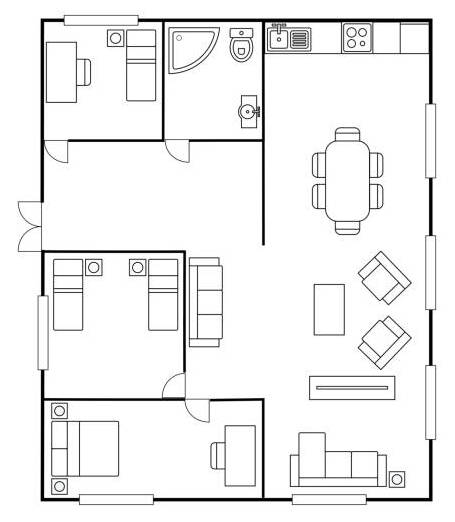
#> input picture software/web interface/assets/images/floor_plan_1_crop.jpg, 455 x 522 px
$ python navigation.py
#> lines starting #> are read from the running program, lines starting #| are printed output that depends on the picture; after the words box and inside, x2 and y2 are one past the last pixel; in counts of white or black regions, pixels touching at a corner belong together
import cv2
import numpy as np
import networkx as nx
import matplotlib.pyplot as plt
from rtree import index
from shapely.geometry import Polygon, LineString
from scipy.interpolate import make_interp_spline, splprep, splev
import pickle
from typing import Tuple, List, Literal, Callable
import json

MatLike = np.ndarray

class Indoor_Navigation:
    def __init__(self,
                 image_path: str,
                 name: str = None,
                 blur: List[Callable[[MatLike], MatLike]] = None,
                 threshold: List[Callable[[MatLike], MatLike]] = None,
                 grid_size: int = 10,
                 radius: int = 2.3):
        """
        A class that represents an indoor navigation system
        """
#> called with image_path = 'assets/images/floor_plan_1_crop.jpg', name = 'Demo floor plan', grid_size = 30, radius = 2.3
        self.name = name

        # Stage 1: Initial image processing
        self.image = cv2.imread(image_path, cv2.IMREAD_GRAYSCALE)
#> self.image: shape (522, 455); min 0, max 255, mean 240

        # Add margins to the image to avoid contours at the edges
        margin = 50
        self.margin = margin
        self.image = cv2.copyMakeBorder(self.image, margin, margin, margin, margin, cv2.BORDER_CONSTANT, value=255)
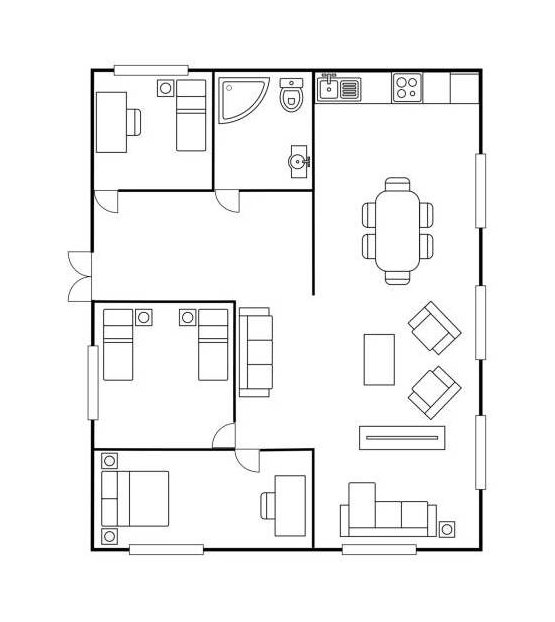
#> self.image: shape (622, 555); min 0, max 255, mean 244.7

        filters = [morph_close(kernel(3)),
             morph_open(kernel(80)),
             adaptive_threshold(21, 51),
             morph_open(kernel(3)),
             morph_close(kernel(20)),
             morph_dilate(kernel(5)),
             ]
        walls_and_doors = apply_filters(self.image, filters)
#> after the loop in apply_filters, `for f in filters:`:
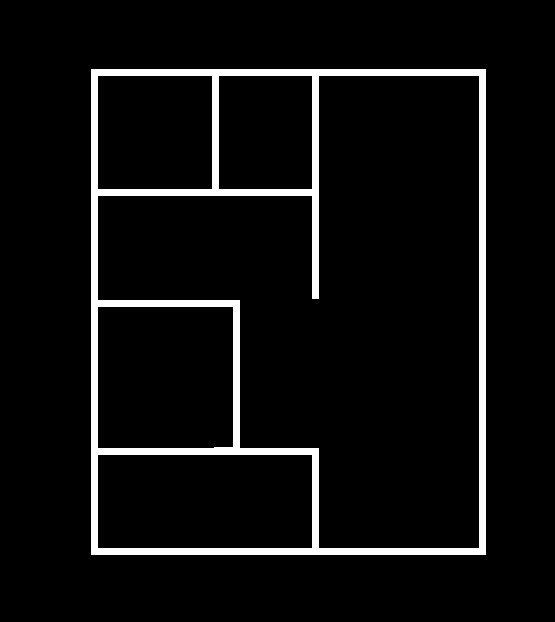
#> result: shape (622, 555); 5.8% white; 1 white region, box (x1, y1, x2, y2) and area: (91, 69, 486, 555) 20186

        filters = [gaussian_blur((17, 17), 7),
                    adaptive_threshold(81, 5),
                    morph_open(kernel(15)),
                    morph_close(kernel(18)),
                    ]
        image_mask = apply_filters(self.image, filters)
#> after the loop in apply_filters (call 2), `for f in filters:`: result: shape (622, 555); 11.3% white; 23 white regions, largest, box (x1, y1, x2, y2) and area: (121, 64, 362, 199) 6938, (114, 295, 245, 423) 4260, (240, 124, 322, 298) 4056

        # put the mask on the original image
        doors_closed = cv2.bitwise_and(image_mask, walls_and_doors)
#> doors_closed: shape (622, 555); 4.1% white; 15 white regions, largest, box (x1, y1, x2, y2) and area: (121, 69, 362, 196) 2751, (240, 124, 319, 298) 1722, (114, 300, 240, 423) 1654

        filters = [morph_close(kernel(22)),
                ]
        doors_open = apply_filters(doors_closed, filters)

        doors = cv2.bitwise_xor(doors_closed, doors_open)
#> doors: shape (622, 555); 1.4% white in thin lines or dots, all inside (x1, y1, x2, y2) = (91, 69, 487, 556)

        filters = [morph_open(kernel(3)),
                #morph_dilate(kernel(5))
                ]
        doors = apply_filters(doors, filters)
#> the loop in apply_filters (call 4), `for f in filters:` made 1 pass
#> pass 1, in apply_filters (call 4), `result = f(result)`:
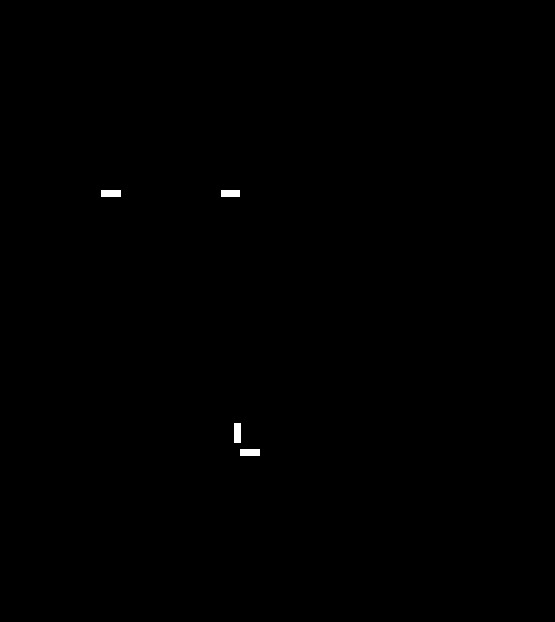
#> result: shape (622, 555); 0.16% white; 4 white regions

        door_contours, _ = cv2.findContours(doors, cv2.RETR_EXTERNAL, cv2.CHAIN_APPROX_SIMPLE)
#> door_contours = 4 contours; box (x1, y1, x2, y2) and area: (240, 449, 260, 456) 114, (234, 423, 241, 443) 114, (101, 190, 121, 197) 114, (221, 190, 240, 197) 108

        # print('Number of doors:', len(door_contours))

        filters = [morph_dilate(kernel(3))
                ]
        walls_doors_dilated = apply_filters(walls_and_doors, filters)

        obstacles = cv2.bitwise_or(self.image, walls_doors_dilated)
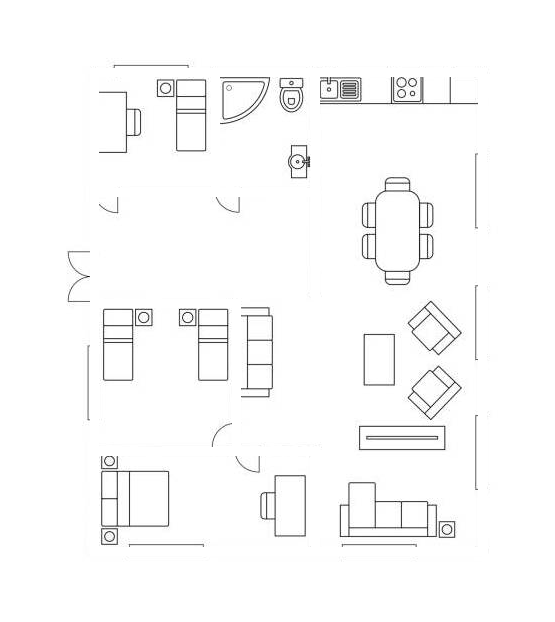
#> obstacles: shape (622, 555); min 0, max 255, mean 250.4

        filters = [morph_dilate(kernel(45))]
        doors_dilated = apply_filters(doors, filters)
        obstacles = cv2.bitwise_or(obstacles, doors_dilated)

        filters = [morph_open(kernel(3)),
                gaussian_blur((5, 5), 5),
                adaptive_threshold(201, 3),]
        obstacles = apply_filters(obstacles, filters)

        filters = [morph_open(kernel(4)),
                morph_close(kernel(3))
                ]
        obstacles = apply_filters(obstacles, filters)
        # get contours of the obstacles
        self.obstacles, _ = cv2.findContours(obstacles, cv2.RETR_EXTERNAL, cv2.CHAIN_APPROX_SIMPLE)
#> self.obstacles = 25 contours, 1 with area under 20; largest, box (x1, y1, x2, y2) and area: (361, 176, 437, 288) 6224, (100, 455, 172, 548) 4861, (339, 481, 459, 541) 4812, (358, 365, 465, 453) 4362, (102, 308, 156, 385) 2916

        filters = [morph_dilate(kernel(5)),
                invert
                ]
        mask = apply_filters(doors, filters)
        walls = cv2.bitwise_and(walls_and_doors, mask)
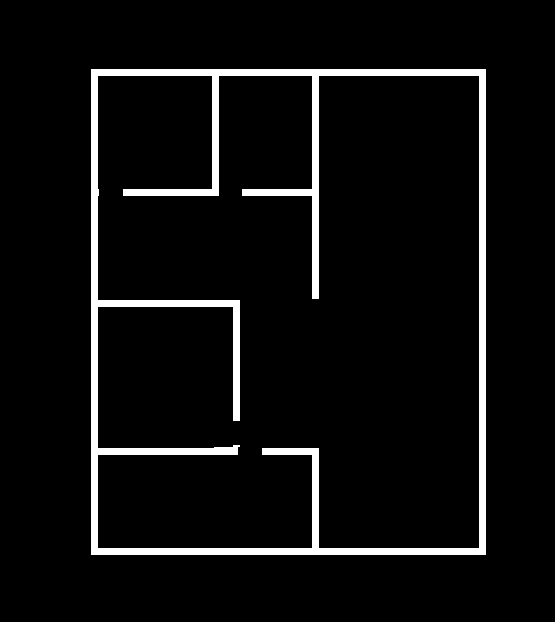
#> walls: shape (622, 555); 5.7% white; 1 white region

        contours, _ = cv2.findContours(walls, cv2.RETR_TREE, cv2.CHAIN_APPROX_SIMPLE)
#> contours = 2 contours; box (x1, y1, x2, y2) and area: (91, 69, 486, 555) 191090, (97, 75, 480, 549) 174347
        walls_contour = contours[-1]
#> walls_contour = contour of 65 points, box (x1, y1, x2, y2) (97, 75, 480, 549), area 174347

        # get the center of each door
        door_centers = []
        for door in door_contours:
            x, y, w, h = cv2.boundingRect(door)
            door_centers.append((x + w // 2, y + h // 2))
#> this loop made 4 passes
#> (door, x, y, w, h) on passes 1 to 4: ([[240, 449], [240, 455], [259, 455], [259, 449]], 240, 449, 20, 7), ([[234, 423], [234, 442], [240, 442], [240, 423]], 234, 423, 7, 20), ([[221, 190], [221, 196], [239, 196], [239, 190]], 221, 190, 19, 7), ([[101, 190], [101, 196], [120, 196], [120, 190]], 101, 190, 20, 7)
#> after the loop, door_centers = [(250, 452), (237, 433), (230, 193), (111, 193)]

        contours, _ = cv2.findContours(walls_and_doors, cv2.RETR_TREE, cv2.CHAIN_APPROX_SIMPLE)
#> contours = 6 contours; box (x1, y1, x2, y2) and area: (91, 69, 486, 555) 191090, (97, 75, 480, 549) 110428, (97, 454, 313, 549) 20208, (97, 306, 234, 449) 19290, (97, 75, 213, 190) 13108, (218, 75, 313, 190) 10714
        self.building = contours[0]
#> self.building = [[91, 69], [91, 554], [485, 554], [485, 69]]
        self.rooms = contours[1:]
#> self.rooms = 5 contours; box (x1, y1, x2, y2) and area: (97, 75, 480, 549) 110428, (97, 454, 313, 549) 20208, (97, 306, 234, 449) 19290, (97, 75, 213, 190) 13108, (218, 75, 313, 190) 10714

        # Stage 6: Place the nodes on the image
        # Define the grid size
        self.grid_size = grid_size

        # Create a grid
        grid = np.zeros_like(self.image)
        for i in range(grid_size, self.image.shape[1], grid_size):
            cv2.line(grid, (i, 0), (i, self.image.shape[0]), 255, 1)
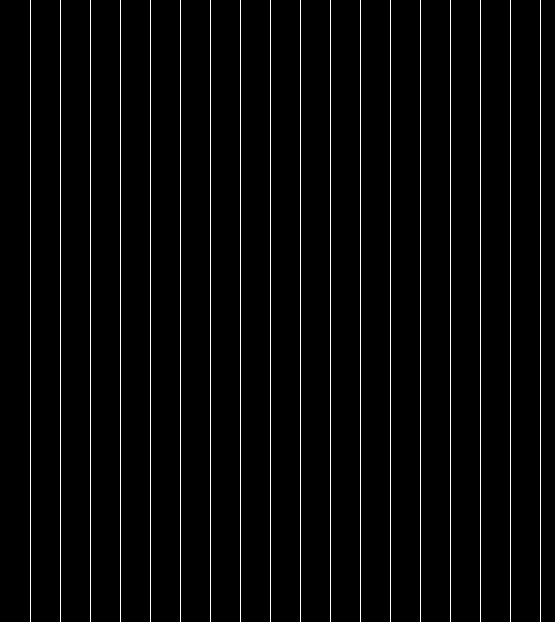
#> grid: shape (622, 555); 3.2% white in thin lines or dots
        for i in range(grid_size, self.image.shape[0], grid_size):
            cv2.line(grid, (0, i), (self.image.shape[1], i), 255, 1)
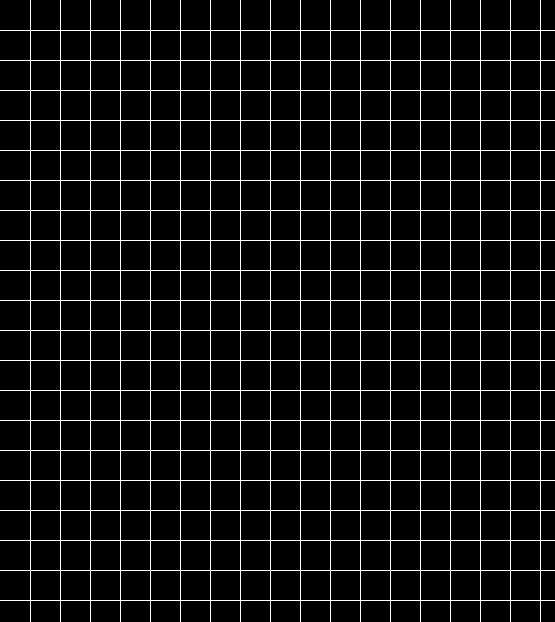
#> grid: shape (622, 555); 6.4% white in thin lines or dots

        # Create nodes at the center of each grid cell
        nodes = []
        for i in range(grid_size, self.image.shape[1], grid_size):
            for j in range(grid_size, self.image.shape[0], grid_size):
                nodes.append((i, j))

        # Reject nodes that are on walls
        valid_nodes = [node for node in nodes if cv2.pointPolygonTest(walls_contour, (node[0], node[1]), False) > 0]
#> valid_nodes = 182 pairs, first value 120 to 450, second value 90 to 540

        # Reject nodes that are on doors
        valid_nodes = [node for node in valid_nodes if not any(cv2.pointPolygonTest(door, (node[0], node[1]), False) > 0 for door in door_contours)]

        # Reject nodes that are within the contours
        valid_nodes = [node for node in valid_nodes if not any(cv2.pointPolygonTest(contour, (node[0], node[1]), False) > 0 for contour in self.obstacles)]
#> valid_nodes = 141 pairs, first value 120 to 450, second value 90 to 540

        # Reject nodes that are outside of building
        valid_nodes = [node for node in valid_nodes if cv2.pointPolygonTest(self.building, (node[0], node[1]), False) >= 0]

        # Add the door centers as nodes
        #valid_nodes.extend(door_centers)

        # Stage 7: Create a graph based on the nodes
        # Connect the nodes to form a graph based on a threshold distance
        # Each node can be connected to its neighbors within a certain distance
        G = nx.Graph()
        for i, node in enumerate(valid_nodes):
            G.add_node(i, pos=node)
#> this loop made 141 passes
#> node on passes 1 to 12: (120, 90), (120, 120), (120, 150), (120, 180), (120, 210), (120, 240), (120, 270), (120, 390), (120, 420), (120, 540), (150, 90), (150, 120)

        # Add nodes to the graph and create spatial index
#> (the run stopped early here; a loop or call above may not have finished)

$ run again, with software/web interface/static/floor_plan_1.jpg copied over software/web interface/assets/images/floor_plan_1_crop.jpg
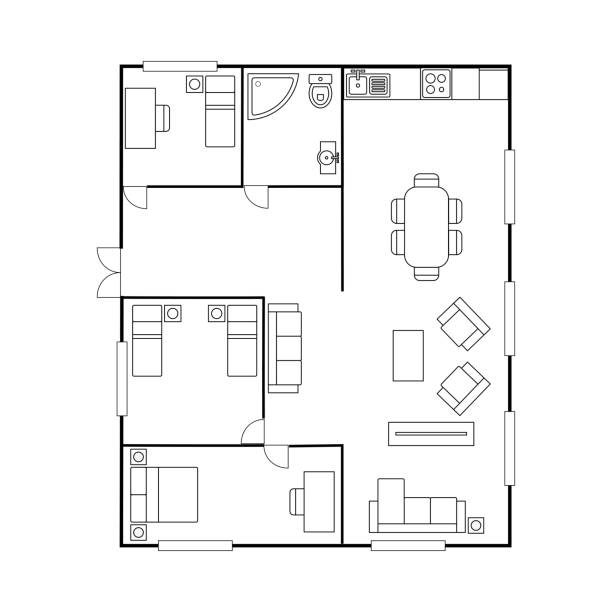
#> input picture software/web interface/static/floor_plan_1.jpg, 612 x 612 px
#> after the loop in apply_filters, `for f in filters:`:
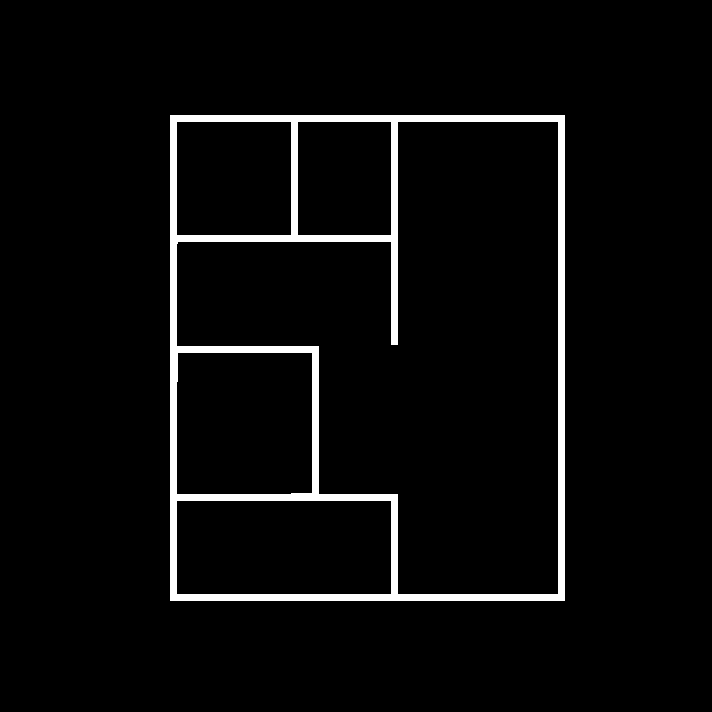
#> result: shape (712, 712); 4% white; 1 white region, box (x1, y1, x2, y2) and area: (170, 115, 565, 601) 20219
#> doors_closed: shape (712, 712); 2.8% white; 15 white regions, largest, box (x1, y1, x2, y2) and area: (200, 115, 441, 242) 2751, (319, 170, 398, 343) 1715, (192, 346, 319, 470) 1678
#> doors: shape (712, 712); 0.93% white in thin lines or dots, all inside (x1, y1, x2, y2) = (170, 115, 566, 602)
#> door_contours = 4 contours; box (x1, y1, x2, y2) and area: (319, 495, 339, 502) 114, (180, 236, 200, 243) 114, (313, 470, 320, 489) 108, (300, 236, 319, 243) 108
#> self.obstacles = 25 contours; largest, box (x1, y1, x2, y2) and area: (440, 222, 516, 334) 6182, (179, 501, 251, 594) 4846, (418, 527, 538, 587) 4808, (235, 124, 289, 201) 2902, (181, 354, 235, 430) 2896
#> walls: shape (712, 712); 3.9% white; 1 white region
#> in __init__, `contours, _ = cv2.findContours(walls, cv2.RETR_TREE, cv2.CHAIN_APPROX_..`: contours = 2 contours; box (x1, y1, x2, y2) and area: (170, 115, 565, 601) 191090, (176, 121, 559, 595) 174308
#> walls_contour = contour of 67 points, box (x1, y1, x2, y2) (176, 121, 559, 595), area 174308
#> the loop in __init__, `for door in door_contours:` made 4 passes
#> (door, x, y, w, h) on passes 1 to 4: ([[319, 495], [319, 501], [338, 501], [338, 495]], 319, 495, 20, 7), ([[313, 470], [313, 488], [319, 488], [319, 470]], 313, 470, 7, 19), ([[300, 236], [300, 242], [318, 242], [318, 236]], 300, 236, 19, 7), ([[180, 236], [180, 242], [199, 242], [199, 236]], 180, 236, 20, 7)
#> after the loop in __init__, `for door in door_contours:`: door_centers = [(329, 498), (316, 479), (309, 239), (190, 239)]
#> in __init__, `contours, _ = cv2.findContours(walls_and_doors, cv2.RETR_TREE, cv2.CHA..`: contours = 6 contours; box (x1, y1, x2, y2) and area: (170, 115, 565, 601) 191090, (176, 121, 559, 595) 110426, (176, 500, 392, 595) 20208, (176, 352, 313, 495) 19259, (176, 121, 292, 236) 13108, (297, 121, 392, 236) 10714
#> self.building = [[170, 115], [170, 600], [564, 600], [564, 115]]
#> self.rooms = 5 contours; box (x1, y1, x2, y2) and area: (176, 121, 559, 595) 110426, (176, 500, 392, 595) 20208, (176, 352, 313, 495) 19259, (176, 121, 292, 236) 13108, (297, 121, 392, 236) 10714
#> after the loop in __init__, `for i in range(grid_size, self.image.shape[0], grid_size):`:
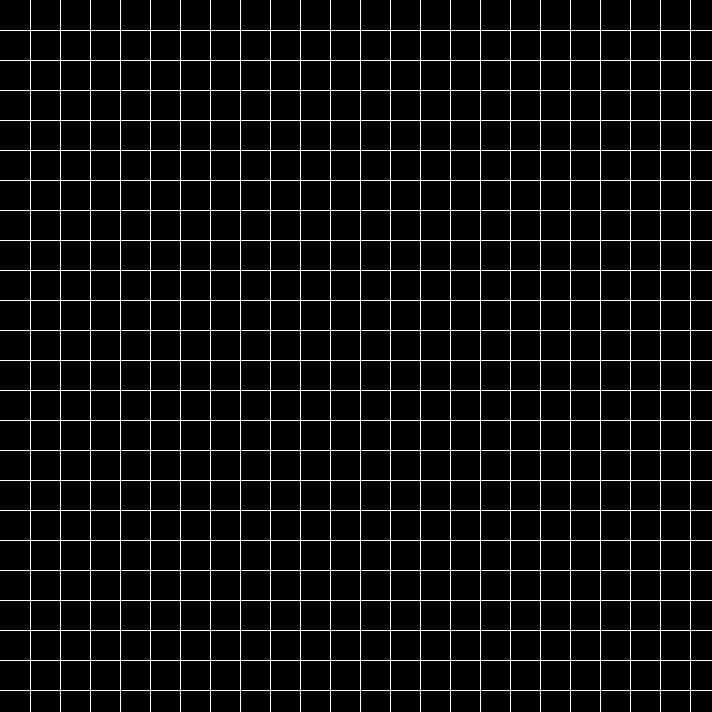
#> grid: shape (712, 712); 6.4% white in thin lines or dots
#> in __init__, `valid_nodes = [node for node in nodes if cv2.pointPolygonTest(walls_co..`: valid_nodes = 189 pairs, first value 180 to 540, second value 150 to 570
#> in __init__, `valid_nodes = [node for node in valid_nodes if not any(cv2.pointPolygo..`: valid_nodes = 137 pairs, first value 180 to 540, second value 150 to 570
#> the loop in __init__, `for i, node in enumerate(valid_nodes):` made 137 passes
#> node on passes 1 to 8: (180, 150), (180, 180), (180, 210), (180, 240), (180, 270), (180, 300), (180, 330), (180, 360)
